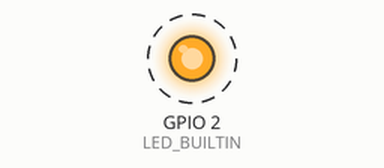
Simulated run of this program. Board: ESP32. Shown: output pins drawn as LEDs (lit = HIGH). Dashed ring = blinking. What the program prints to the serial monitor is not drawn.

Above: at 0.5 s.
Timing chart, 0 to 4.6 s (numbered marks = the images above):
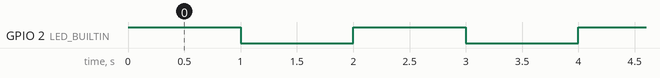

The program:

main.cpp
```cpp
/**
 * Blink
 *
 * Turns on an LED on for one second,
 * then off for one second, repeatedly.
 */
#include "Arduino.h"

// Set LED_BUILTIN if it is not defined by Arduino framework
#define LED_BUILTIN 2

void setup()
{
  // initialize LED digital pin as an output.
  pinMode(LED_BUILTIN, OUTPUT);
  Serial.begin(9600);
}

void loop()
{
  // turn the LED on (HIGH is the voltage level)
  digitalWrite(LED_BUILTIN, HIGH);
  Serial.println("HIGH");
  // wait for a second
  delay(1000);

  // turn the LED off by making the voltage LOW
  digitalWrite(LED_BUILTIN, LOW);
  Serial.println("LOW");
   // wait for a second
  delay(1000);
}
```

Measured:
- by itself, GPIO 2 (LED_BUILTIN): alternates HIGH for 1.0 s and LOW for 1.0 s
